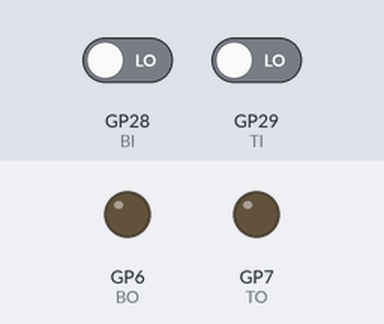
A program run on a simulated Raspberry Pi Pico running MicroPython. On the bench: output pins drawn as LEDs (lit = HIGH). The test bench sets the inputs (shaded band); at power-on: GP29 (TI) LOW, GP28 (BI) LOW. What the program prints to the serial console is not drawn.

Above: at 3.2 s.
3.3 s: GP29 (TI) driven HIGH
At 3.8 s:
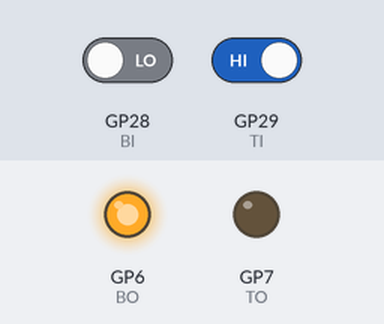
4.8 s: GP29 (TI) driven LOW
At 6.1 s:
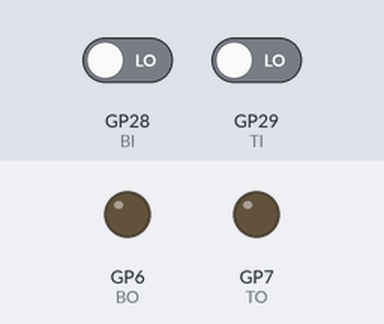
Timing chart, 0 to 7.8 s (numbered marks = the images above; inputs shaded):
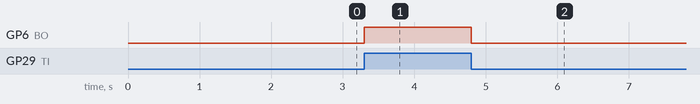

Measured:
- after the input at 3.3 s, GP6 (BO): LOW → HIGH at once
- after the input at 4.8 s, GP6 (BO): HIGH → LOW at once

The program:

hello.ATP.RP2040.recv.py
```python
# (licence header left out)
import rp2,time
from machine import Pin,freq,mem32

@rp2.asm_pio(
    set_init=(rp2.PIO.OUT_LOW,rp2.PIO.OUT_LOW),
    fifo_join=rp2.PIO.JOIN_RX)
def atp_recv():
    set(pins,0b00) # clear output token and bit on set_base
    label('byte loop') # byte loop
    set(x,7) # load bit counter
    label('bit loop') # bit loop
    wait(1,pin,1) # wait for input token on in_base+1
    in_(pins,1) # read bit into isr from in_base
    set(pins,0b01) # set output occupied on set_base
    wait(0,pin,1) # wait for input empty on in_base+1
    set(pins,0b00) # set output empty on set_base
    jmp(x_dec,'bit loop') # bit loop
    push() # push isr to rx fifo
    jmp('byte loop') # byte loop

class atp_receiver:
    def __init__(self,sm_id):
        self._sm = rp2.StateMachine(sm_id,atp_recv,
            freq=50000000,
            in_base = BI,
            set_base = BO,
            in_shiftdir = rp2.PIO.SHIFT_RIGHT)
        self._sm.active(True)
        self.get = self._sm.get
        self.put = self._sm.put
        self.exec = self._sm.exec

freq(250000000)

BO = Pin(6,Pin.OUT,value=0) # bit out
TO = Pin(7,Pin.OUT,value=0) # token out
BI = Pin(28,Pin.IN) # bit in
TI = Pin(29,Pin.IN) # token in

print('start-up delay')
time.sleep(2) # start-up delay

state_machine = 0
receiver = atp_receiver(state_machine)

count = 0
while True:
    count += 1
    print(f'receive char {count}: {chr(receiver.get() >> 24)}')
```
